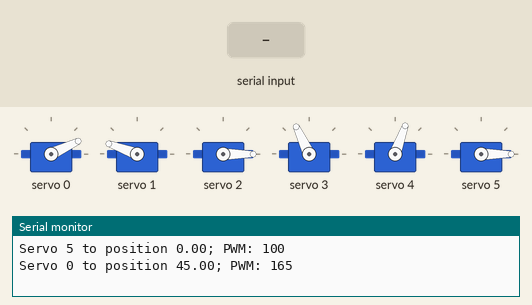
Simulated run of this sketch. Board: Arduino Uno, built with avr-gcc and run on an emulated ATmega328P. Parts: 6 × servo, the last lines printed to the serial monitor. The inputs (shaded band) are chosen by the test bench.

Above: at 4.4 s.
4.5 s: "1" received over Serial
At 6.8 s:
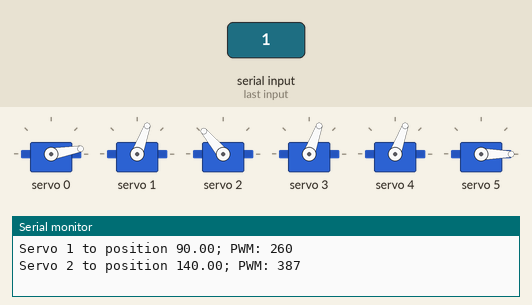
7.5 s: "0" received over Serial
At 10.2 s:
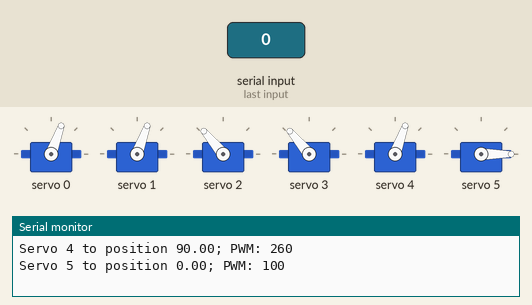
10.5 s: "2" received over Serial
At 11.6 s:
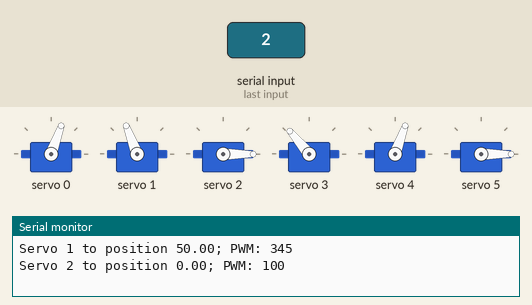
Timing chart, 0 to 13.8 s (numbered marks = the images above; inputs shaded):
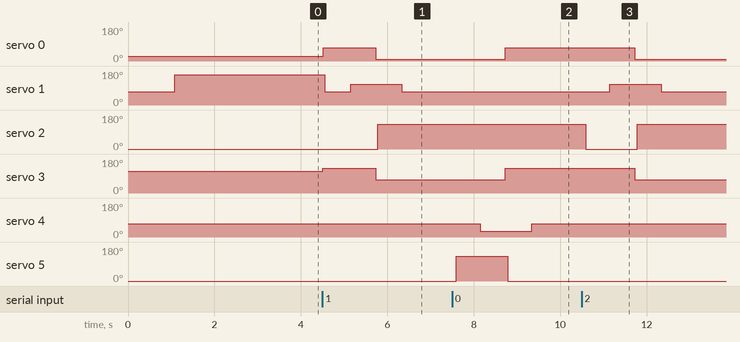

The sketch:

pwm_serial_sweep_press.ino
```cpp
#include <math.h>
#include <Wire.h>
#include <Adafruit_PWMServoDriver.h>
Adafruit_PWMServoDriver pwm = Adafruit_PWMServoDriver();
#define SERVO_FREQ 50 // Analog servos run at ~50 Hz updates
#define PI 3.14159
bool flag = true;

// array of max and min pwm values for servos, found from servo_calibration.ino
const int SERVO_MIN[16] = {70, 70, 100, 70, 70, 100, 0, 0, 0, 0, 0, 0, 0, 0, 0, 0};
const int SERVO_MAX[16] = {450, 450, 470, 450, 450, 470, 0, 0, 0, 0, 0, 0, 0, 0, 0, 0};


/////////////////////////// ADJUSTABLE PARAMETERS ///////////////////////////////////////////
/////////////////////////////////////////////////////////////////////////////////////////////
/////////////////////////////// FLIP DIRECTIONS IF NECESSARY  ///////////////////////////////

const int SERVO_DIR[16] = {1, -1, 1, -1, 1, 1, 1, 1, 1, 1, 1, 1, 1, 1, 1, 1};  // flip direction of servo

/////////////////////////////////////////////////////////////////////////////////////////////


/////////////////////////////  ADJUST IF NEEDED (for front right leg)  ////////////////////////////////////////////

const int THETA1_INIT = 45; // initial joint angles (degree)
const int THETA3_INIT = 0;
const int THETA2_INIT = 90;

const int THETA1_LEFT_ANGLE = 90;  // shoulder servo (servo 0) front and back angles
const int THETA1_RIGHT_ANGLE = 30;

const int THETA2_PRESSURE_ANGLE = 90;  // elbow servo (servo 1) pressure and release angles
const int THETA2_RELEASE_ANGLE = 50;

const int THETA3_PULL_ANGLE = 0;  // gripper servo (servo 2) pull and release angle
const int THETA3_RELEASE_ANGLE = 140;

/////////////////////////////////////////////////////////////////////////////////////////////
/////////////////////////////////////////////////////////////////////////////////////////////
/////////////////////////////  ADJUST IF NEEDED (for front left leg)  ////////////////////////////////////////////

const int THETA4_INIT = 45; // initial joint angles (degree)
const int THETA6_INIT = 0;
const int THETA5_INIT = 90;

const int THETA4_RIGHT_ANGLE = 90;  // shoulder servo (servo 0) front and back angles
const int THETA4_LEFT_ANGLE = 30;

const int THETA5_PRESSURE_ANGLE = 90;  // elbow servo (servo 1) pressure and release angles
const int THETA5_RELEASE_ANGLE = 50;

const int THETA6_PULL_ANGLE = 140;  // gripper servo (servo 2) pull and release angle
const int THETA6_RELEASE_ANGLE = 0;

/////////////////////////////////////////////////////////////////////////////////////////////
/////////////////////////////////////////////////////////////////////////////////////////////


// NECESSARY FUNCTIONS, NO NEED TO ADJUST

// function to convert angle (deg) to pwm; maps min-max to 0-180 by default
int angle_to_pwm(int angle, int servo_idx){
  if(SERVO_DIR[servo_idx] == 1){ return map(angle, 0, 180, SERVO_MIN[servo_idx], SERVO_MAX[servo_idx]);}
  else if(SERVO_DIR[servo_idx] == -1) {return map(angle, 0, 180, SERVO_MAX[servo_idx], SERVO_MIN[servo_idx]);}
  else{
    Serial.println("Invalid rotation direction!");
    return ((SERVO_MAX[servo_idx]+SERVO_MIN[servo_idx])/2); // return average if invalid direction
  };
}

// function to convert pwm to angle (deg)
int pwm_to_angle(int pwm_val, int servo_idx){
  if(SERVO_DIR[servo_idx] == 1){ return map(pwm_val, SERVO_MIN[servo_idx], SERVO_MAX[servo_idx], 0, 180); }
  else if(SERVO_DIR[servo_idx] == -1){ return map(pwm_val, SERVO_MAX[servo_idx], SERVO_MIN[servo_idx], 0, 180); }
  else{
    Serial.println("Invalid rotation direction!");
    return 0; // return average if invalid direction
  };
}

// function to convert degree to radian
float radian(float degree) {return degree*PI/180;}

// function to convert radian to degree
float degree(float radian) {return radian*180/PI;}

// fucntion for moving the servos to given position (degree)
void move_servos(int* servo_idx, float* theta){
  for(int i=0; i<=3; i++){
    int PWM = angle_to_pwm(theta[i], servo_idx[i]);
    pwm.setPWM(servo_idx[i], 0, PWM);

    Serial.print("Servo ");
    Serial.print(servo_idx[i]);
    Serial.print(" to position ");
    Serial.print(theta[i]);
    Serial.print("; PWM: ");
    Serial.print(PWM);
    Serial.println(" ");
  }
  Serial.println(" ");
}

// function for executing a trajectory once
void right_leg_forward(){

  int servo_idx[4] = {3, 0, 1, 2};

  Serial.println("Executing right leg forward movement:");
  Serial.println("");

  ////////// adjust theta /////////////
  float theta1[4] = {THETA4_LEFT_ANGLE, THETA1_LEFT_ANGLE, THETA2_PRESSURE_ANGLE, THETA3_PULL_ANGLE};
  float theta2[4] = {THETA4_LEFT_ANGLE, THETA1_LEFT_ANGLE, THETA2_RELEASE_ANGLE, THETA3_PULL_ANGLE};
  float theta3[4] = {THETA4_RIGHT_ANGLE, THETA1_RIGHT_ANGLE, THETA2_RELEASE_ANGLE, THETA3_RELEASE_ANGLE};
  float theta4[4] = {THETA4_RIGHT_ANGLE, THETA1_RIGHT_ANGLE, THETA2_PRESSURE_ANGLE, THETA3_RELEASE_ANGLE};
  /////////////////////////////////////

  move_servos(servo_idx, theta1);
  delay(500);
  move_servos(servo_idx, theta2);
  delay(500);
  move_servos(servo_idx, theta3);
  delay(500);
  move_servos(servo_idx, theta4);
}


// function for executing a trajectory once
void left_leg_forward(){

  int servo_idx[4] = {3, 0, 4, 5};

  Serial.println("Executing left leg forward movement:");
  Serial.println("");

  ////////// adjust theta /////////////
  float theta1[4] = {THETA4_RIGHT_ANGLE, THETA1_RIGHT_ANGLE, THETA5_PRESSURE_ANGLE, THETA6_PULL_ANGLE};
  float theta2[4] = {THETA4_RIGHT_ANGLE, THETA1_RIGHT_ANGLE, THETA5_RELEASE_ANGLE, THETA6_PULL_ANGLE};
  float theta3[4] = {THETA4_LEFT_ANGLE, THETA1_LEFT_ANGLE, THETA5_RELEASE_ANGLE, THETA6_RELEASE_ANGLE};
  float theta4[4] = {THETA4_LEFT_ANGLE, THETA1_LEFT_ANGLE, THETA5_PRESSURE_ANGLE, THETA6_RELEASE_ANGLE};
  /////////////////////////////////////

  move_servos(servo_idx, theta1);
  delay(500);
  move_servos(servo_idx, theta2);
  delay(500);
  move_servos(servo_idx, theta3);
  delay(500);
  move_servos(servo_idx, theta4);
}


void setup() {
  // put your setup code here, to run once:
  Serial.begin(9600);
  pwm.begin();
  pwm.setOscillatorFrequency(27000000);
  pwm.setPWMFreq(SERVO_FREQ);
  delay(1000);

  // set an initial position
  Serial.println("Setting initial servo positions: ");

  float front_right_initial_angles[3] = {(THETA1_INIT), (THETA2_INIT), (THETA3_INIT)};
  float front_left_initial_angles[3] = {(THETA4_INIT), (THETA5_INIT), (THETA6_INIT)};

  int front_right_servo_idx[3] = {0, 1, 2};
  int front_left_servo_idx[3] = {3, 4, 5};

  move_servos(front_right_servo_idx, front_right_initial_angles);
  move_servos(front_left_servo_idx, front_left_initial_angles);

  delay(2000);
}

void loop() {

  if(Serial.available()>0){

    /////////////////////////////// do what you gotta do each time there's an input in the serial monitor ////////////////////////////////////
    if(flag){
      right_leg_forward();  // execute the desired trajectory
    }
    else{
      left_leg_forward();  // execute the desired trajectory
    }
    ///////////////////////////////////////////////////////////////////////////////////////////////////////////////////////////////////////////

    // clear buffer
    flag = !flag;
    while(Serial.available()>0){
      String garbage = Serial.readString();
    }
  }
}
```

Measured:
- after the input at 4.5 s, servo 0: 25° → 70° at once, → 10° 1.2 s later; servo 1: 160° → 70° after 0.06 s, → 111° 0.59 s later, → 70° 1.2 s later; servo 2: 0° → 130° after 1.3 s; servo 3: 115° → 130° at once, → 70° 1.2 s later
- after the input at 7.5 s, servo 0: 10° → 70° after 1.2 s; servo 3: 70° → 130° after 1.2 s; servo 4: 70° → 30° after 0.65 s, → 70° 1.2 s later; servo 5: 0° → 130° after 0.09 s, → 0° 1.2 s later
- after the input at 10.5 s, servo 0: 70° → 10° after 1.2 s; servo 1: 70° → 111° after 0.65 s, → 70° 1.2 s later; servo 2: 130° → 0° after 0.10 s, → 130° 1.2 s later; servo 3: 130° → 70° after 1.2 s
